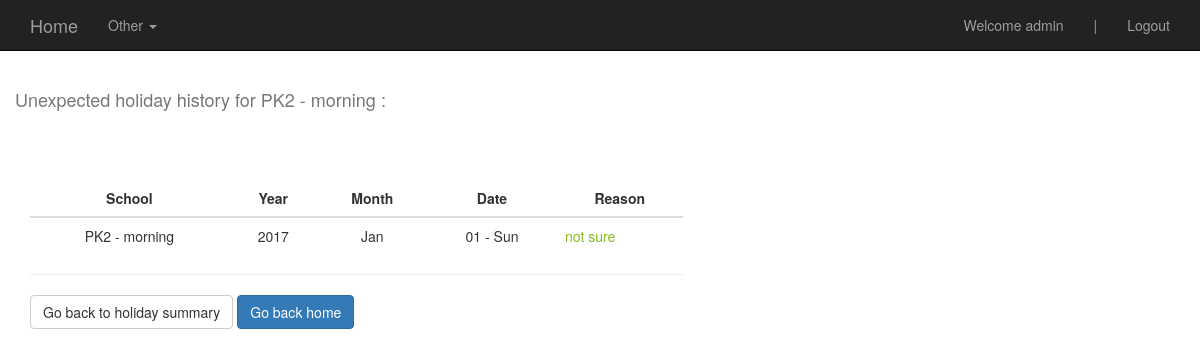
Screenshot of /unexpected_holidays_deepdive/3/ (signed in) with the database file from the repository.
### schools/models.py (models this page shows, shortened)
class School(models.Model):
        school_name = models.CharField(max_length=255)
        school_address = models.CharField(max_length=255)
        city = models.CharField(max_length=255)
        date_opened = models.DateField(auto_now=False, auto_now_add=False)
        school_notes = models.TextField(max_length=2500, null=True, blank=True)
        def __unicode__(self):
            return self.school_name

### attendance/models.py (models this page shows)
class NonScheduledHolidays(models.Model):
	school = models.ForeignKey('schools.School')
	holiday_date = models.DateField(auto_now=False, auto_now_add=False, default = datetime.date.today)
	reason_for_holiday = models.TextField(max_length=700, null=False, blank=False)
	class Meta:
		unique_together = ("school", "holiday_date")

### students/views.py (the view)
# urls.py: url(r'^unexpected_holidays_deepdive/(?P<pk>\d+)/$', st.unexpected_holidays_deepdive, name='unexp_holiday_deepdive'),
@login_required
def unexpected_holidays_deepdive(request, pk=None):
	if request.user.useraccess.access_level == 'super' or request.user.useraccess.access_level == 'manager' or request.user.useraccess.access_level == 'staff' or request.user.useraccess.access_level == 'coordinator':
		queryset = NonScheduledHolidays.objects.filter(school_id = pk).order_by('-holiday_date')
		sch = School.objects.get(pk=pk)
		context = {
		"queryset": queryset,
		"sch": sch,
		}
		return render(request, "unexpected_holidays_deepdive.html", context)

### templates/unexpected_holidays_deepdive.html (shortened to what this page needs)
{% extends "base.html" %}
{% load crispy_forms_tags %}
{% block content %}
<div class='container'>
	<div class='row'>
	<br>
	<br>
		<h4>Unexpected holiday history for {{sch}} :</h4>
		<br>
		<div class='col-sm-7'>
		 	<br>
		 	<br>
		 		<table class="table">
			      <THEAD>
			        <TR>
			          <TH style="text-align:center" >School</TH>
			          <TH style="text-align:center" >Year</TH>
			          <TH style="text-align:center" >Month</TH>
			          <TH style="text-align:center" >Date</TH>
			          <TH style="text-align:center" >Reason</TH>
			        </TR>
			      </THEAD>
			      <TBODY>
			        {% for obj in queryset %}
			        <TR>
			          <TD class="vert-hor-align">{{obj.school}}</TD>
			          <TD class="vert-hor-align">{{obj.holiday_date|date:"Y"}}</TD>
			          <TD class="vert-hor-align">{{obj.holiday_date|date:"M"}}</TD>
			          <TD class="vert-hor-align">{{obj.holiday_date|date:"d - D"}}</TD>
			          <TD class="vert-align"><z style="color:#85BC22">{{obj.reason_for_holiday}}</z></TD>
			        {% endfor %}
			        </TR>
			      </TBODY>
			    </TABLE>
				<hr/>
				<a href='{% url "unexp_holiday_rept" %}' class="btn btn-default" role="button">
			 	Go back to holiday summary</a>
				<a href='{% url "user_homepage" %}' class="btn btn-primary" role="button">
			 	Go back home</a>
		</div>
	</div>
	</div>
{% endblock%}

### templates/navbar.html (shortened to what this page needs)
    <nav class="navbar navbar-inverse navbar-fixed-top">
      <div class="container">
        <div class="navbar-header">
          <a class="navbar-brand" href='{% url "user_homepage" %}'>Home</a>
        </div>
        <div id="navbar" class="navbar-collapse collapse">
        <ul class="nav navbar-nav">
                <li class="dropdown">
                <a href="#" class="dropdown-toggle" data-toggle="dropdown" role="button" aria-haspopup="true" aria-expanded="false"> Other <span class="caret"></span></a>
              </li>
            </ul>
          <ul class="nav navbar-nav navbar-right">
          {% if request.user.is_authenticated  %}
            <li><a href=''>Welcome {{request.user}}</a></li>
             <li><a href=''>|</a></li>
              <li><a href='{% url "logout" %}'>Logout</a></li>
          {% endif %}
          </ul>
        </div>
      </div>
    </nav>

### static/css/base.css (style rules this page uses)
h4 { color: #777777; }
.table tbody>tr>td.vert-align { vertical-align: middle; }
.table tbody>tr>td.vert-hor-align { vertical-align: middle; text-align: center; }
.navbar { margin-bottom:0; }

### rows the page displays
School: school_name "PK2 - morning"
NonScheduledHolidays: school "PK2 - morning", holiday_date "2017", holiday_date "Jan", holiday_date "01 - Sun", reason_for_holiday "not sure"

### other values shown
{{ request.user }} "admin"
